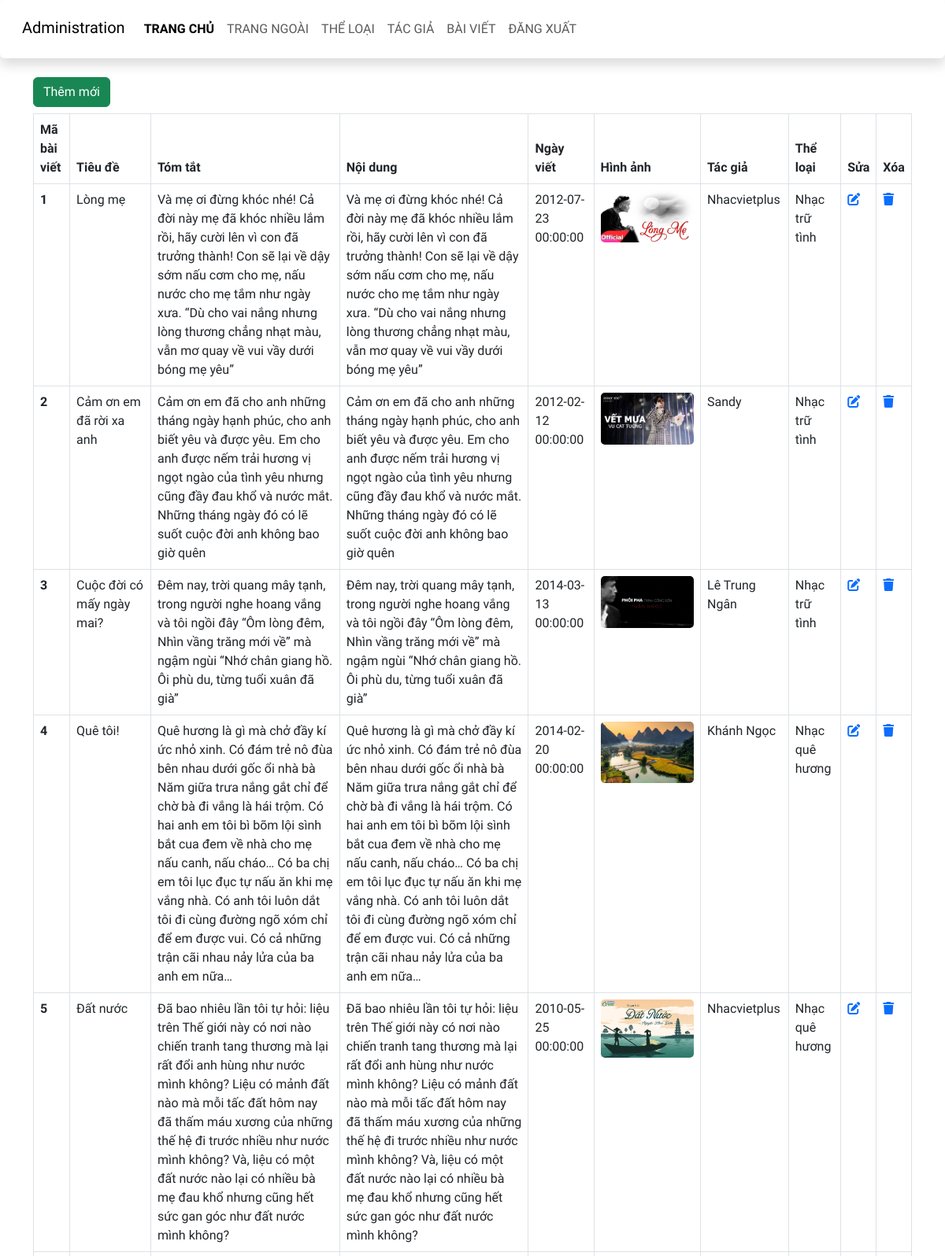
Screenshot of /btth01/admin/articles.php (signed in, upper part) with the database file from the repository.
### tables this page shows
CREATE TABLE `baiviet` (
  `ma_bviet` int(10) UNSIGNED NOT NULL,
  `tieude` varchar(200) NOT NULL,
  `ten_bhat` varchar(100) NOT NULL,
  `ma_tloai` int(10) UNSIGNED NOT NULL,
  `tomtat` text NOT NULL,
  `noidung` text DEFAULT NULL,
  `ma_tgia` int(10) UNSIGNED NOT NULL,
  `ngayviet` datetime NOT NULL DEFAULT current_timestamp(),
  `hinhanh` varchar(200) DEFAULT NULL
);

CREATE TABLE `tacgia` (
  `ma_tgia` int(10) UNSIGNED NOT NULL,
  `ten_tgia` varchar(100) NOT NULL,
  `hinh_tgia` varchar(100) DEFAULT NULL
);

CREATE TABLE `theloai` (
  `ma_tloai` int(10) UNSIGNED NOT NULL,
  `ten_tloai` varchar(50) NOT NULL,
  `SLBaiViet` int(11) NOT NULL DEFAULT 0
);

### btth01/includes/functions.php (called while the page is built, shortened)
<?php
function pdo(PDO $pdo, string $sql, array $arguments = null)
{
    if (!$arguments) {
        return $pdo->query($sql);
    }
    $statement = $pdo->prepare($sql);
    $statement->execute($arguments);
    return $statement;
}
function html_escape($text): string
{
    $text = $text ?? '';
    return htmlspecialchars($text, ENT_QUOTES, 'UTF-8', false);
}

### btth01/admin/articles.php (the view, shortened to what this page needs)
<?php
require '../includes/database_connection.php';
require '../includes/functions.php';
$sql = "SELECT bv.ma_bviet, bv.tieude, bv.tomtat, bv.noidung, bv.ngayviet, bv.hinhanh,
               tg.ten_tgia AS tacgia,
               tl.ten_tloai AS theloai
            FROM baiviet AS bv
            JOIN tacgia AS tg ON bv.ma_tgia = tg.ma_tgia
            JOIN theloai AS tl ON bv.ma_tloai = tl.ma_tloai
           ORDER BY bv.ma_bviet;";
$articles = pdo($pdo, $sql)->fetchAll();
?>
<?php include '../includes/header_admin.php'; ?>
    <main class="container mt-4 mb-5">
        <div class="row">
            <div class="col-sm table-responsive-sm" style="overflow: auto;">
                <a href="article.php" class="btn btn-success mb-2">Thêm mới</a>
                <table class="table table-bordered table-hover">
                    <thead>
                        <tr>
                            <th>Mã bài viết</th>
                            <th>Tiêu đề</th>
                            <th>Tóm tắt</th>
                            <th>Nội dung</th>
                            <th>Ngày viết</th>
                            <th>Hình ảnh</th>
                            <th>Tác giả</th>
                            <th>Thể loại</th>
                            <th>Sửa</th>
                            <th>Xóa</th>
                        </tr>
                    </thead>
                    <tbody>
                        <?php foreach($articles as $article){ ?>
                            <tr>
                                <th scope="row"><?= html_escape($article['ma_bviet']); ?></th>
                                <td><?= html_escape($article['tieude']); ?></td>
                                <td><?= html_escape($article['tomtat']); ?></td>
                                <td><?= html_escape($article['noidung']); ?></td>
                                <td><?= html_escape($article['ngayviet']); ?></td>
                                <td><img src ="../images/songs/<?= html_escape($article['hinhanh']); ?>" alt="" width = 100px height = 70px></td>
                                <td><?= html_escape($article['tacgia']); ?></td>
                                <td><?= html_escape($article['theloai']); ?></td>
                                <td>
                                    <a href="article.php?id=<?= html_escape($article['ma_bviet']); ?>"><i class="fa-solid fa-pen-to-square"></i></a>
                                </td>
                                <td>
                                    <a href="article-delete.php?id=<?= html_escape($article['ma_bviet']); ?>"><i class="fa-solid fa-trash"></i></a>
                                </td>
                            </tr>
                        <?php } ?>
                    </tbody>
                </table>
            </div>
        </div>
    </main>
<?php include '../includes/footer.php'; ?>

### btth01/css/style.css (style rules this page uses)
body { font-family: 'Numans', sans-serif !important; }
main img { width: 100%; height: auto; border-radius: 5px; }

### rows the page displays
baiviet: ma_bviet "1", tieude "Lòng mẹ", tomtat "Và mẹ ơi đừng khóc nhé! Cả đời này mẹ đã khóc nhiều lắm rồi, hãy cười lên vì con đã trưởng thành! Con sẽ lại về dậy sớm nấu cơm cho mẹ, nấu nước cho mẹ tắm như ngày xưa. “Dù cho vai nắng nhưng lòng thương chẳng nhạt màu, vẫn mơ quay về vui vầy dưới bóng mẹ yêu”", noidung "Và mẹ ơi đừng khóc nhé! Cả đời này mẹ đã khóc nhiều lắm rồi, hãy cười lên vì con đã trưởng thành! Con sẽ lại về dậy sớm nấu cơm cho mẹ, nấu nước cho mẹ tắm như ngày xưa. “Dù cho vai nắng nhưng lòng thương chẳng nhạt màu, vẫn mơ quay về vui vầy dưới bóng mẹ yêu”", ngayviet "2012-07-23 00:00:00", hinhanh (picture), ma_tgia.ten_tgia "Nhacvietplus", ma_tloai.ten_tloai "Nhạc trữ tình"
baiviet: ma_bviet "2", tieude "Cảm ơn em đã rời xa anh", tomtat "Cảm ơn em đã cho anh những tháng ngày hạnh phúc, cho anh biết yêu và được yêu. Em cho anh được nếm trải hương vị ngọt ngào của tình yêu nhưng cũng đầy đau khổ và nước mắt. Những tháng ngày đó có lẽ suốt cuộc đời anh không bao giờ quên", noidung "Cảm ơn em đã cho anh những tháng ngày hạnh phúc, cho anh biết yêu và được yêu. Em cho anh được nếm trải hương vị ngọt ngào của tình yêu nhưng cũng đầy đau khổ và nước mắt. Những tháng ngày đó có lẽ suốt cuộc đời anh không bao giờ quên", ngayviet "2012-02-12 00:00:00", hinhanh (picture), ma_tgia.ten_tgia "Sandy", ma_tloai.ten_tloai "Nhạc trữ tình"
baiviet: ma_bviet "3", tieude "Cuộc đời có mấy ngày mai?", tomtat "Đêm nay, trời quang mây tạnh, trong người nghe hoang vắng và tôi ngồi đây “Ôm lòng đêm, Nhìn vầng trăng mới về” mà ngậm ngùi “Nhớ chân giang hồ. Ôi phù du, từng tuổi xuân đã già”", noidung "Đêm nay, trời quang mây tạnh, trong người nghe hoang vắng và tôi ngồi đây “Ôm lòng đêm, Nhìn vầng trăng mới về” mà ngậm ngùi “Nhớ chân giang hồ. Ôi phù du, từng tuổi xuân đã già”", ngayviet "2014-03-13 00:00:00", hinhanh (picture), ma_tgia.ten_tgia "Lê Trung Ngân", ma_tloai.ten_tloai "Nhạc trữ tình"
baiviet: ma_bviet "4", tieude "Quê tôi!", tomtat "Quê hương là gì mà chở đầy kí ức nhỏ xinh. Có đám trẻ nô đùa bên nhau dưới gốc ổi nhà bà Năm giữa trưa nắng gắt chỉ để chờ bà đi vắng là hái trộm. Có hai anh em tôi bì bõm lội sình bắt cua đem về nhà cho mẹ nấu canh, nấu cháo… Có ba chị em tôi lục đục tự nấu ăn khi mẹ vắng nhà. Có anh tôi luôn dắt tôi đi cùng đường ngõ xóm chỉ để em được vui. Có cả những trận cãi nhau nảy lửa của ba anh em nữa…", noidung "Quê hương là gì mà chở đầy kí ức nhỏ xinh. Có đám trẻ nô đùa bên nhau dưới gốc ổi nhà bà Năm giữa trưa nắng gắt chỉ để chờ bà đi vắng là hái trộm. Có hai anh em tôi bì bõm lội sình bắt cua đem về nhà cho mẹ nấu canh, nấu cháo… Có ba chị em tôi lục đục tự nấu ăn khi mẹ vắng nhà. Có anh tôi luôn dắt tôi đi cùng đường ngõ xóm chỉ để em được vui. Có cả những trận cãi nhau nảy lửa của ba anh em nữa…", ngayviet "2014-02-20 00:00:00", hinhanh (picture), ma_tgia.ten_tgia "Khánh Ngọc", ma_tloai.ten_tloai "Nhạc quê hương"
baiviet: ma_bviet "5", tieude "Đất nước", tomtat "Đã bao nhiêu lần tôi tự hỏi: liệu trên Thế giới này có nơi nào chiến tranh tang thương mà lại rất đổi anh hùng như nước mình không? Liệu có mảnh đất nào mà mỗi tấc đất hôm nay đã thấm máu xương của những thế hệ đi trước nhiều như nước mình không? Và, liệu có một đất nước nào lại có nhiều bà mẹ đau khổ nhưng cũng hết sức gan góc như đất nước mình không?", noidung "Đã bao nhiêu lần tôi tự hỏi: liệu trên Thế giới này có nơi nào chiến tranh tang thương mà lại rất đổi anh hùng như nước mình không? Liệu có mảnh đất nào mà mỗi tấc đất hôm nay đã thấm máu xương của những thế hệ đi trước nhiều như nước mình không? Và, liệu có một đất nước nào lại có nhiều bà mẹ đau khổ nhưng cũng hết sức gan góc như đất nước mình không?", ngayviet "2010-05-25 00:00:00", hinhanh (picture), ma_tgia.ten_tgia "Nhacvietplus", ma_tloai.ten_tloai "Nhạc quê hương"
